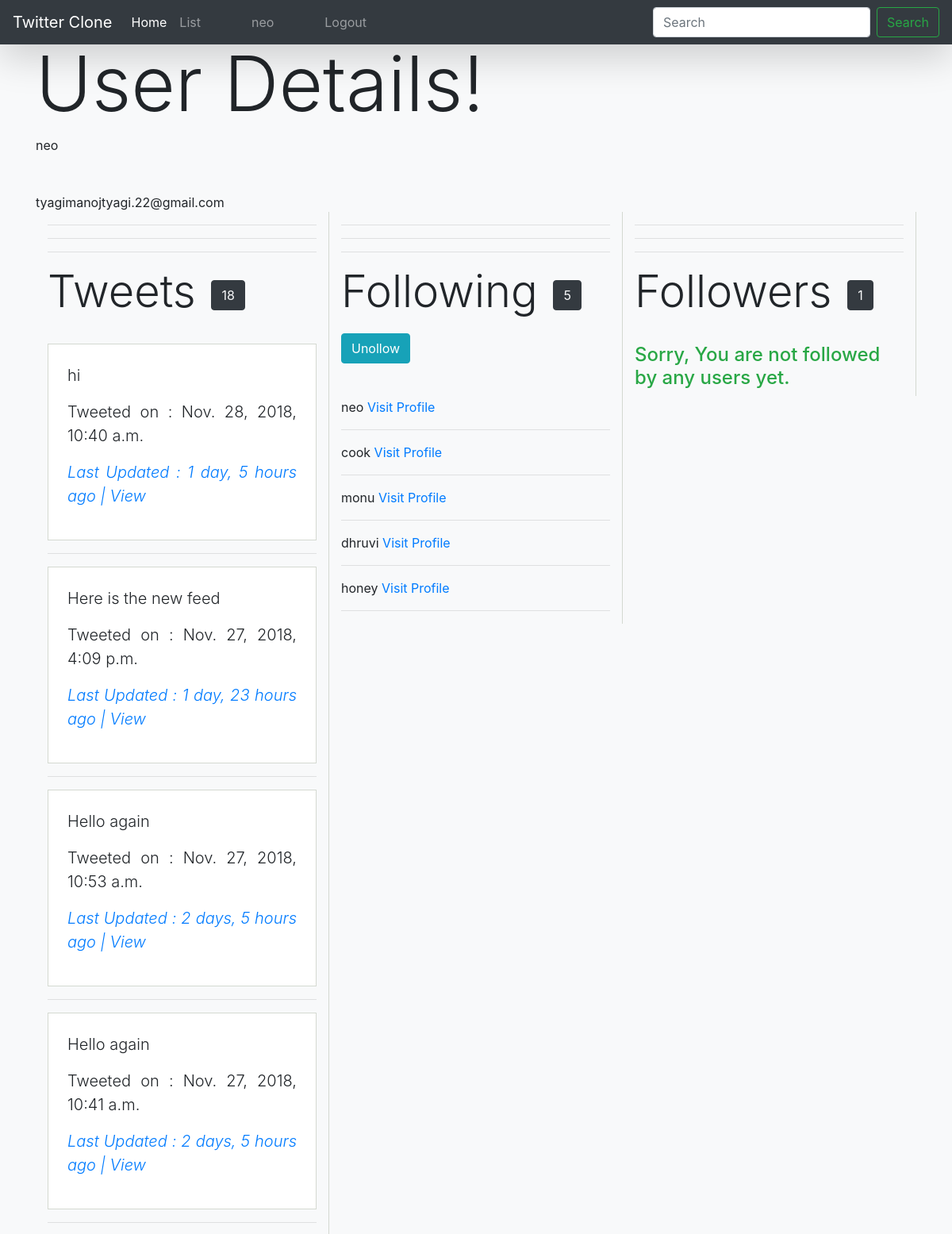
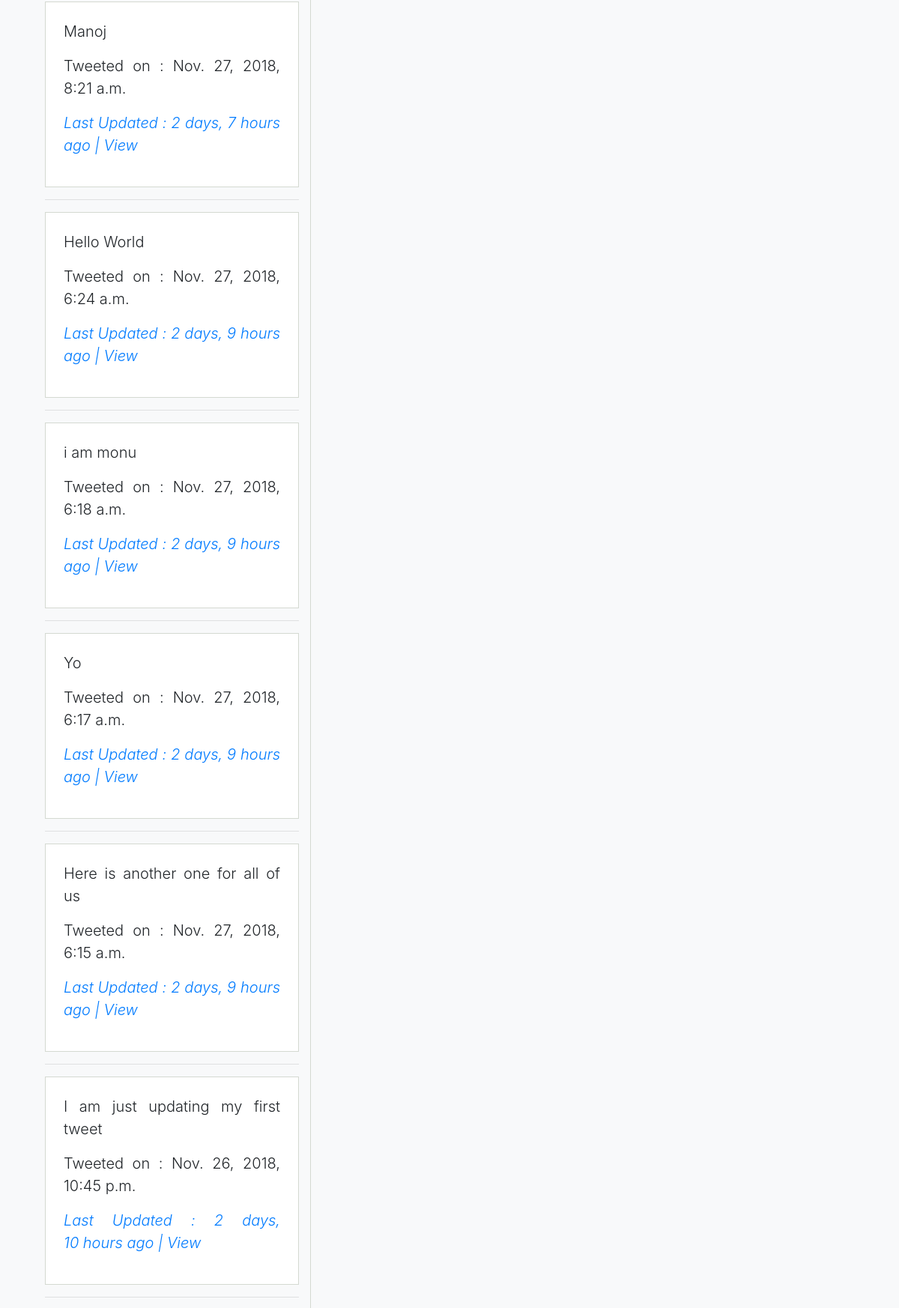
/accounts/profile/neo/ (signed in, upper part), run on the app's committed database (2 pictures, top to bottom).
### tweets/models.py (models this page shows, shortened)
class Tweet(models.Model):
    user = models.ForeignKey(settings.AUTH_USER_MODEL, default= 1, on_delete = models.CASCADE)
    content = models.CharField(max_length = 140, validators = [validate_content])
    timestamp = models.DateTimeField(auto_now_add = True)
    updated = models.DateTimeField(auto_now = True)
    class Meta:
        ordering = ['-updated', 'content']

### accounts/models.py (models this page shows, shortened)
class UserProfile(models.Model):
    user = models.OneToOneField(settings.AUTH_USER_MODEL, related_name='profile', on_delete=models.CASCADE)
    following = models.ManyToManyField(settings.AUTH_USER_MODEL, related_name = 'followed_by', blank=True, symmetrical=False)
    objects = UserProfileManager()
    def get_follow_url(self):
        return reverse_lazy('accounts:follow', kwargs = {'username':self.user.username})

### accounts/views.py (the view)
# urls.py: path('profile/<username>/', UserDetailView.as_view(), name='profile'),
class UserDetailView(DetailView):
	template_name = 'accounts/profile.html'
	queryset = User.objects.all()
	def get_object(self):
		return get_object_or_404(User, username__iexact=self.kwargs.get('username'))
	def get_context_data(self, *args, **kwargs):
		context = super(UserDetailView, self).get_context_data(*args, **kwargs)
		following = UserProfile.objects.is_following(self.request.user, self.get_object())
		context['following'] = following
		return context

### accounts/models.py (called while the page is built)
    def all(self):
        qs = self.get_queryset().all()
        try:
            if self.instance:
                qs = qs.exclude(user = self.instance)
        except:
            pass
        return qs

    def is_following(self, user, followed_by_user):
        user_profile, created = UserProfile.objects.get_or_create(user= user)
        if created:
            return False
        if followed_by_user in user_profile.following.all():
            return True
        return False

### templates/accounts/profile.html (shortened to what this page needs)
{% extends 'base.html' %}
{% block content %}
	<h1 class="display-1 mt-5" style="">User Details!</h1>
	{{ object.username }}<br>
	{{ object.firstName }}<br>
	{{ object.lastName }}<br>
	{{ object.email }}<br>
<div class="container-all">
	<div class="col-md-4 col-sm-12" style="float: left; border-right: 1px solid #d4d9d1;">
		<hr><hr><hr>
		<h1 class="display-4">
			Tweets
			<button class="ml-1 btn btn-dark text-light">{{ object.tweet_set.count }}</button>
		</h1>
		<br>
		{% for tweets in object.tweet_set.all %}
			<div style="border: 1px solid #d4d9d1; background: #fff; max-width: 400px; " class="text-justify p-4">
				<p class="lead">{{ tweets.content }}</p>
				<p class="lead">Tweeted on : {{ tweets.timestamp }}</p>
				<p class="lead font-italic text-primary">Last Updated : {{ tweets.updated|timesince }} ago | <a href="{% url 'tweets:tweet-detail' tweets.pk %}">View</a></p>
			</div>
			<hr>
		{% endfor %}
	</div>
	<div class="col-md-4 col-sm-12" style="float: left; border-right: 1px solid #d4d9d1;">
		<hr><hr><hr>
		<h1 class="display-4">
			Following
			<button class="ml-1 btn btn-dark text-light">{{ object.profile.following.count }}</button>
			<a href="{{ object.profile.get_follow_url }}" class="btn btn-info">
				{% if following %} Unollow {% else %} Follow {% endif %}
			</a>
		</h1>
		<br>
		{% for user in object.profile.following.all %}
			{{ user.username }}
			<a href="{% url 'accounts:profile' user.username %}">Visit Profile</a>
			<hr>
		{% empty %}
			<h4 class="text-danger">Sorry, You are not following any users yet.</h4>
		{% endfor %}
	</div>
	<div class="col-md-4 col-sm-12" style="float: left; border-right: 1px solid #d4d9d1;">
		<hr><hr><hr>
		<h1 class="display-4">
			Followers
			<button class="btn btn-dark text-light ml-1">{{ object.followed_by.count }}</button>
		</h1>
		<br>
		{% for prof in object.followed_by.all %}
			{{ prof.user.id }}
			{{ prof.user.username }}
			<a href="{% url 'accounts:profile' prof.user.username %}">Visit Profile</a>
			<hr>
		{% empty %}
			<h4 class="text-success">Sorry, You are not followed by any users yet.</h4>
		{% endfor %}
	</div>
</div>
{% endblock content %}

### templates/navbar.html (shortened to what this page needs)
<nav class="navbar navbar-expand-lg navbar-dark bg-dark fixed-top shadow-lg">
  <a class="navbar-brand" href="{% url 'home' %}">Twitter Clone</a>
  <div class="collapse navbar-collapse" id="navbarSupportedContent">
    <ul class="navbar-nav mr-auto">
      <li class="nav-item active">
        <a class="nav-link" href="{% url 'home' %}">Home <span class="sr-only">(current)</span></a>
      </li>
      <li class="nav-item">
        <a class="nav-link" href="{% url 'home' %}">List</a>
      </li>
        {% if user.is_authenticated %}
        <li class="nav-item">
          <a href="/accounts/profile/{{ user.username }}/" class="btn btn-outline-success my-2 my-sm-0 ml-5 dropdown-item nav-link">{{ user.username }}</a>
        </li>
        <li class="nav-item">
          <a class="btn btn-outline-success my-2 my-sm-0 ml-5 dropdown-item nav-link" href="{% url 'logout' %}">Logout</a>
        </li>
        {% endif %}
    </ul>
    <form class="form-inline my-2 my-lg-0">
      <input class="form-control mr-sm-2" type="search" placeholder="Search" aria-label="Search">
      <button class="btn btn-outline-success my-2 my-sm-0" type="submit">Search</button>
    </form>
  </div>
</nav>

### data on the page
Tweet: content "hi", timestamp "Nov. 28, 2018, 10:40 a.m.", updated "1 day, 5 hours"
Tweet: content "Here is the new feed", timestamp "Nov. 27, 2018, 4:09 p.m.", updated "1 day, 23 hours"
Tweet: content "Hello again", timestamp "Nov. 27, 2018, 10:53 a.m.", updated "2 days, 5 hours"
Tweet: content "Hello again", timestamp "Nov. 27, 2018, 10:41 a.m.", updated "2 days, 5 hours"
Tweet: content "Manoj", timestamp "Nov. 27, 2018, 8:21 a.m.", updated "2 days, 7 hours"
Tweet: content "Hello World", timestamp "Nov. 27, 2018, 6:24 a.m.", updated "2 days, 9 hours"
Tweet: content "i am monu", timestamp "Nov. 27, 2018, 6:18 a.m.", updated "2 days, 9 hours"
Tweet: content "Yo", timestamp "Nov. 27, 2018, 6:17 a.m.", updated "2 days, 9 hours"
Tweet: content "Here is another one for all of us", timestamp "Nov. 27, 2018, 6:15 a.m.", updated "2 days, 9 hours"
Tweet: content "I am just updating my first tweet", timestamp "Nov. 26, 2018, 10:45 p.m.", updated "2 days, 10 hours"

### other printed values
{{ user.username }} "neo"
{{ object.username }} "neo"
{{ object.email }} "tyagimanojtyagi.22@gmail.com"
{{ object.tweet_set.count }} "18"
{{ object.profile.following.count }} "5"
{{ user.username }} "cook"
{{ user.username }} "monu"
{{ user.username }} "dhruvi"
{{ user.username }} "honey"
{{ object.followed_by.count }} "1"
